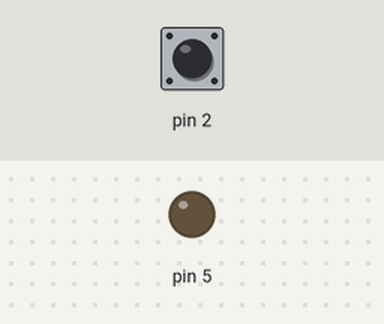
A sketch run on a simulated Arduino Uno, built with avr-gcc and run on an emulated ATmega328P. Parts: output pins drawn as LEDs (lit = HIGH). The inputs (shaded band) are chosen by the test bench; at power-on: pin 2 HIGH.

Above: at 1.2 s.
1.3 s: pin 2 pulled LOW for 0.15 s
At 1.9 s:
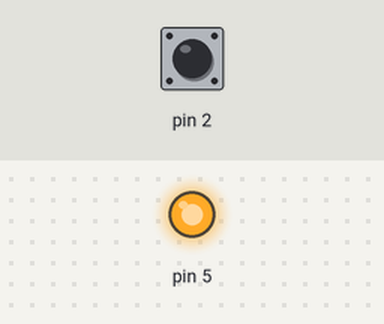
At 5.4 s:
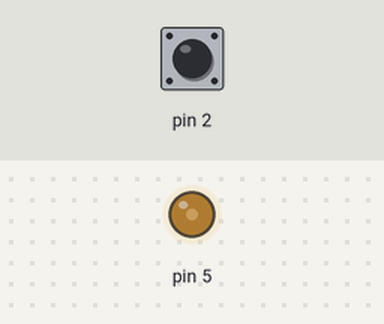
Timing chart, 0 to 13.4 s (numbered marks = the images above; inputs shaded):
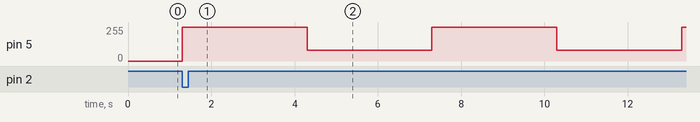

Measured:
- after the input at 1.3 s, pin 5: alternates 255/255 for 3.0 s and 80/255 for 3.0 s, starting at once

The sketch:

topic3-DCMotor.ino
```cpp
void setup() {
  pinMode(2,INPUT_PULLUP);
  pinMode(5,OUTPUT);
}

void loop() {
  if (digitalRead(2) == LOW) {
    while (1) {
      analogWrite(5,255);
      delay(3000);
      analogWrite(5,80);
      delay(3000);
    }
  }
  else digitalWrite(5, LOW);
}
```
